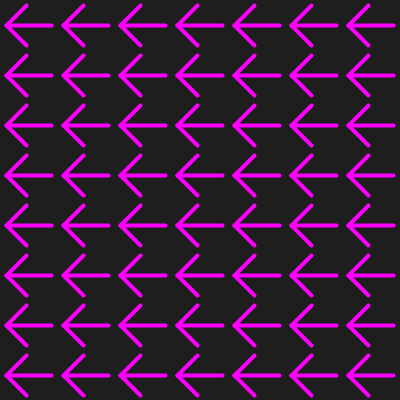
Frame 1 (no input)
Frame 60 (the mouse pressed at the canvas centre just before this capture): identical to frame 1, image omitted
Frame 120 (the mouse held since frame 60 and released just before this capture): identical to frame 1, image omitted

The Processing sketch that drew this single still picture (run headless with seeded random() and noise(); from frame 60 on, the mouse is pressed at the canvas centre):

// Processing sketch: function_java
// ── function_java.pde
void setup() {
  size(400, 400);
  smooth();
}

void draw() {
  background(30);
  for (int x=0; x<7; x=x+1) {
    for (int y=0; y<8; y=y+1) {
      //calls the arrow function that we have defined below
      arrow(x*57+6, y*50+25);
    }
  }
}

//this defines the arrow function
void arrow(int x, int y) {
  //this draws an arrow, relative to any given x and y value
  strokeWeight(4);
  stroke(255, 0, 255);
  line(x+20, y+20, x, y); 
  line(x+20, y-20, x, y); 
  line(x, y, x+45, y);
}

void keyPressed() {
  save("function.jpg");
  stop();
}
